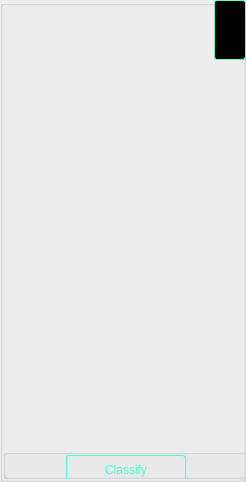
        <widget class="QGroupBox" name="outputGrBox">
         <property name="minimumSize">
          <size>
           <width>246</width>
           <height>482</height>
          </size>
         </property>
         <property name="maximumSize">
          <size>
           <width>246</width>
           <height>482</height>
          </size>
         </property>
         <layout class="QGridLayout" name="gridLayout_18">
          <property name="leftMargin">
           <number>0</number>
          </property>
          <property name="topMargin">
           <number>0</number>
          </property>
          <property name="rightMargin">
           <number>0</number>
          </property>
          <property name="bottomMargin">
           <number>0</number>
          </property>
          <item row="1" column="0">
           <widget class="QGroupBox" name="outputButtons">
            <property name="minimumSize">
             <size>
              <width>246</width>
              <height>30</height>
             </size>
            </property>
            <property name="maximumSize">
             <size>
              <width>246</width>
              <height>30</height>
             </size>
            </property>
            <layout class="QGridLayout" name="gridLayout_16">
             <property name="leftMargin">
              <number>0</number>
             </property>
             <property name="topMargin">
              <number>0</number>
             </property>
             <property name="rightMargin">
              <number>0</number>
             </property>
             <property name="bottomMargin">
              <number>0</number>
             </property>
             <property name="spacing">
              <number>0</number>
             </property>
             <item row="0" column="0">
              <spacer name="horizontalSpacer_5">
               <property name="orientation">
                <enum>Qt::Horizontal</enum>
               </property>
               <property name="sizeHint" stdset="0">
                <size>
                 <width>40</width>
                 <height>20</height>
                </size>
               </property>
              </spacer>
             </item>
             <item row="0" column="1">
              <widget class="QPushButton" name="classifyPushBtn">
               <property name="sizePolicy">
                <sizepolicy hsizetype="Minimum" vsizetype="Minimum">
                 <horstretch>0</horstretch>
                 <verstretch>0</verstretch>
                </sizepolicy>
               </property>
               <property name="minimumSize">
                <size>
                 <width>120</width>
                 <height>30</height>
                </size>
               </property>
               <property name="maximumSize">
                <size>
                 <width>120</width>
                 <height>30</height>
                </size>
               </property>
               <property name="styleSheet">
                <string notr="true">QPushButton {
     background-color: none;
	 color: rgb(78, 255, 207);
	 border-style: inset;
     border: 1px solid rgb(78, 255, 207);
     border-radius: 3px;
	 padding: 0 4px;
 }

QPushButton:pressed {
     background-color: rgb(26, 84, 68);
	 color: rgb(255, 255, 255);
 }

 QPushButton:disabled {
     background: rgb(83, 85, 84);
	color: rgb(255, 255, 255);
     border: 1px solid rgb(255, 255, 255);
 }

QPushButton:hover {
     background-color: qlineargradient(spread:pad, x1:0.5, y1:1, x2:0.5, y2:0, stop:0 rgba(41, 157, 105, 241), stop:0.898305 rgba(0, 0, 0, 255));
	 color: rgb(255, 255, 255);
 }

QPushButton::pressed {
background: rgb(83, 85, 84);
border-color: white;
}</string>
               </property>
               <property name="text">
                <string>Classify</string>
               </property>
              </widget>
             </item>
             <item row="0" column="2">
              <spacer name="horizontalSpacer_6">
               <property name="orientation">
                <enum>Qt::Horizontal</enum>
               </property>
               <property name="sizeHint" stdset="0">
                <size>
                 <width>40</width>
                 <height>20</height>
                </size>
               </property>
              </spacer>
             </item>
            </layout>
           </widget>
          </item>
          <item row="0" column="0">
           <widget class="QLabel" name="outputLabel">
            <property name="sizePolicy">
             <sizepolicy hsizetype="Expanding" vsizetype="Minimum">
              <horstretch>0</horstretch>
              <verstretch>0</verstretch>
             </sizepolicy>
            </property>
            <property name="minimumSize">
             <size>
              <width>246</width>
              <height>446</height>
             </size>
            </property>
            <property name="maximumSize">
             <size>
              <width>246</width>
              <height>446</height>
             </size>
            </property>
            <property name="font">
             <font>
              <family>Lucida Fax</family>
              <pointsize>100</pointsize>
              <bold>false</bold>
              <kerning>true</kerning>
             </font>
            </property>
            <property name="styleSheet">
             <string notr="true">color: rgb(255, 255, 255);</string>
            </property>
            <property name="text">
             <string/>
            </property>
            <property name="alignment">
             <set>Qt::AlignCenter</set>
            </property>
           </widget>
          </item>
         </layout>
         <widget class="QPushButton" name="resetPushBtn">
          <property name="geometry">
           <rect>
            <x>214</x>
            <y>0</y>
            <width>32</width>
            <height>60</height>
           </rect>
          </property>
          <property name="sizePolicy">
           <sizepolicy hsizetype="Minimum" vsizetype="Minimum">
            <horstretch>0</horstretch>
            <verstretch>0</verstretch>
           </sizepolicy>
          </property>
          <property name="minimumSize">
           <size>
            <width>32</width>
            <height>60</height>
           </size>
          </property>
          <property name="maximumSize">
           <size>
            <width>32</width>
            <height>60</height>
           </size>
          </property>
          <property name="styleSheet">
           <string notr="true">QPushButton {
     background-color: black;
	 color: rgb(78, 255, 207);
	 border-style: inset;
     border: 1px solid rgb(78, 255, 207);
     border-radius: 3px;
	 padding: 0 4px;
 }

QPushButton:pressed {
     background-color: rgb(26, 84, 68);
	 color: rgb(255, 255, 255);
 }

QPushButton:hover {
     background-color: qlineargradient(spread:pad, x1:0.5, y1:1, x2:0.5, y2:0, stop:0 rgba(172, 0, 0, 241), stop:0.898305 rgba(0, 0, 0, 255));
	 color: rgb(255, 255, 255);
 }

QPushButton::pressed {
background: rgb(83, 85, 84);
border-color: white;
}</string>
          </property>
          <property name="text">
           <string/>
          </property>
          <property name="icon">
           <iconset resource="../resources/resources.qrc">
            <normaloff>:/pngegg1.png</normaloff>:/pngegg1.png</iconset>
          </property>
          <property name="iconSize">
           <size>
            <width>20</width>
            <height>20</height>
           </size>
          </property>
         </widget>
         <zorder>outputButtons</zorder>
         <zorder>outputLabel</zorder>
         <zorder>resetPushBtn</zorder>
        </widget>
